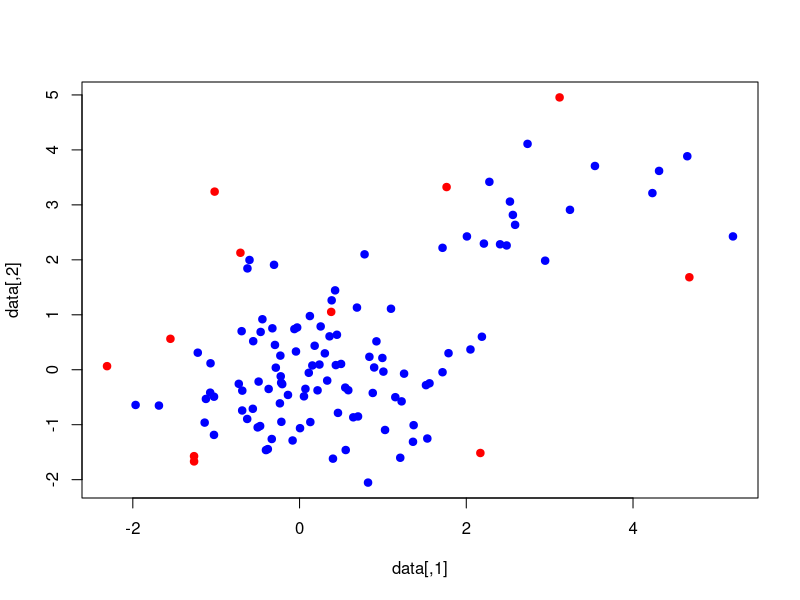
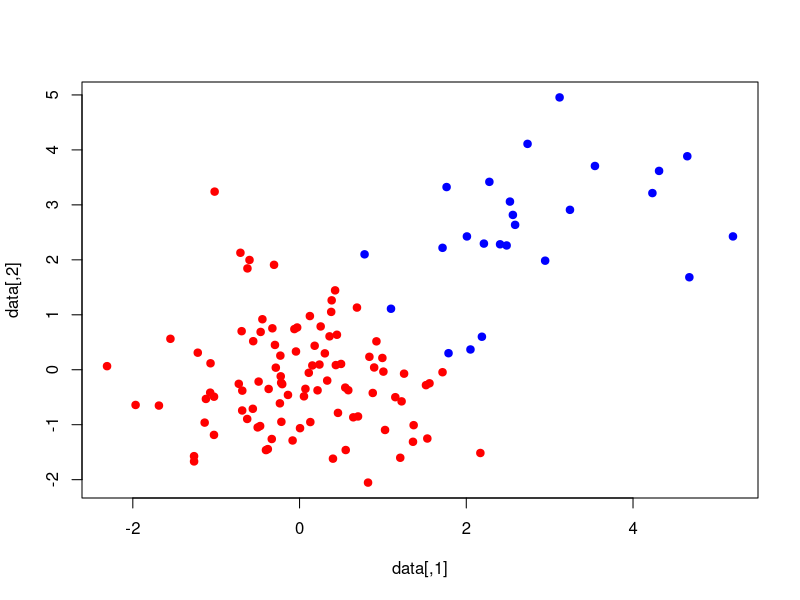
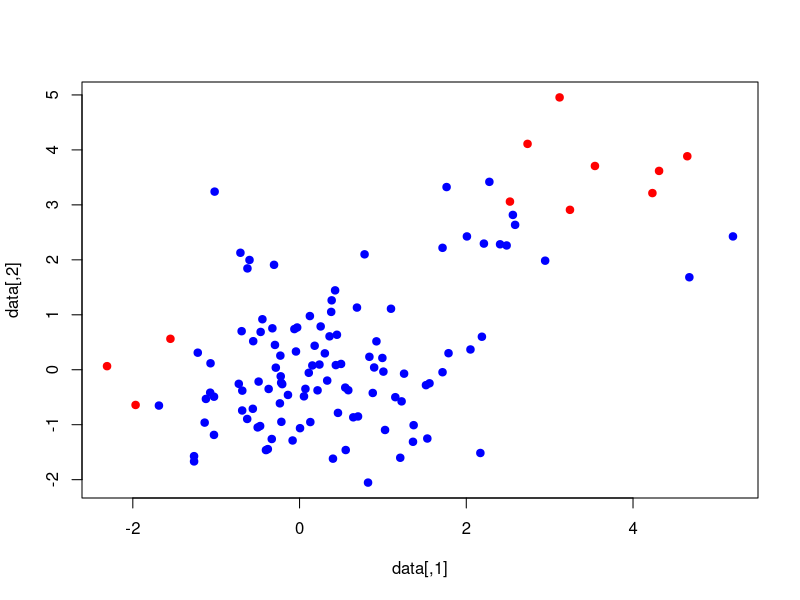
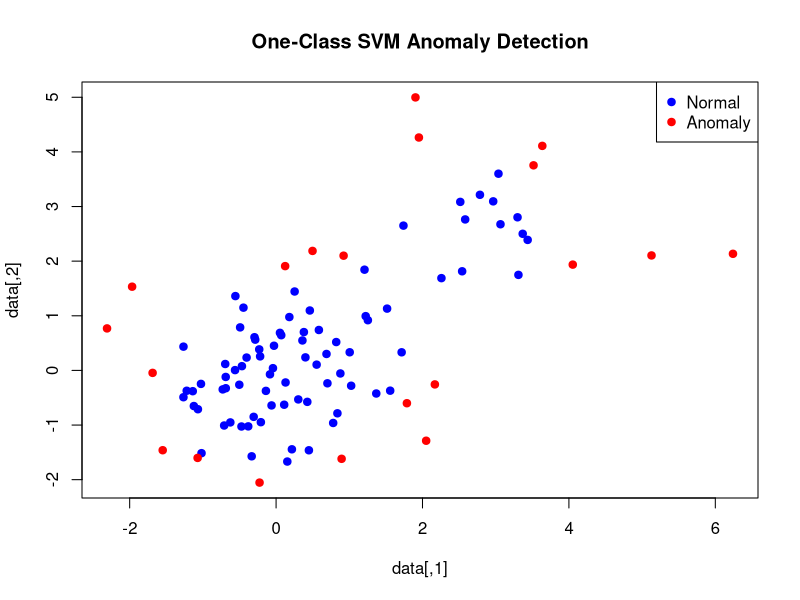
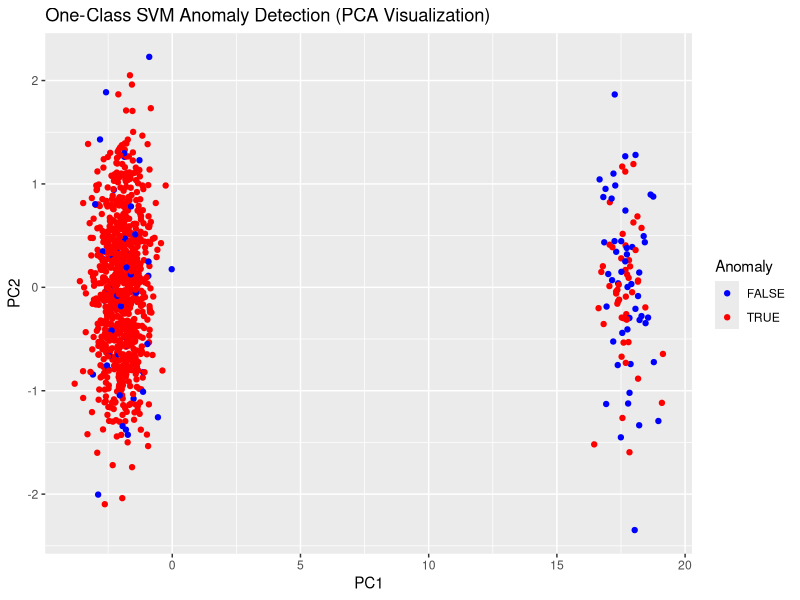

The R script that drew these images, in order:
##########################
## One-Class SVM demo   ##
##########################
# Load the necessary library
# install.packages("e1071") # if not already installed
library(e1071)

# Generate some example data with outliers
set.seed(123)
data <- matrix(rnorm(100 * 2), ncol = 2)
data <- rbind(data, matrix(rnorm(20 * 2, mean = 3), ncol = 2))

# Fit the One-Class SVM model
model_radial <- svm(data, type = 'one-classification', 
                nu = 0.1, kernel = 'radial')

# Predict anomalies
pred_radial <- predict(model_radial, data)

# Plot the results
plot(data, col = ifelse(pred_radial, 'blue', 'red'), pch = 19)

##############################
# Try different kernels
model_linear  <- svm(data, type = 'one-classification', 
                    nu = 0.1, kernel = 'linear')
model_poly    <- svm(data, type = 'one-classification', 
                    nu = 0.1, kernel = 'polynomial', degree=3)

# Predict anomalies
pred_linear <- predict(model_linear, data)
pred_poly <- predict(model_poly, data)

# Plot the results
plot(data, col = ifelse(pred_linear, 'blue', 'red'), pch = 19)
plot(data, col = ifelse(pred_poly, 'blue', 'red'), pch = 19)
###############################

# Try different nu - 20% outliers
#Generate some example data
set.seed(123)
data <- matrix(rnorm(80 * 2), ncol = 2)
data <- rbind(data, matrix(rnorm(20 * 2, mean = 3), ncol = 2))  # Add some anomalies

# Fit the One-Class SVM model with nu=0.2
model0.2 <- svm(data, type = 'one-classification', 
          nu = 0.2, kernel = 'radial')

# Predict anomalies
pred0.2 <- predict(model0.2, data)

# Plot the results
plot(data, col = ifelse(pred0.2, 'blue', 'red'), pch = 19, 
     main = 'One-Class SVM Anomaly Detection')
legend('topright', legend = c('Normal', 'Anomaly'), col = c('blue', 'red'), pch = 19)

##########################################
######################################
# One-Class SVM for high-dimensional data
################################
# Load the necessary libraries
library(e1071)
# library(caret)
library(ggplot2)

# Generate some example data
set.seed(123)
normal_data <- matrix(rnorm(900 * 50), ncol = 50)  # 900 normal samples
anomaly_data <- matrix(rnorm(100 * 50, mean = 5), ncol = 50)  # 100 anomalies with a different mean
data_big <- rbind(normal_data, anomaly_data)

# Standardize the data
data_big.s <- scale(data_big)

# Fit the One-Class SVM model
model_big.s <- svm(data_big.s, type = 'one-classification', 
                   nu = 0.1, kernel = 'radial')

# Predict anomalies
pred_big.s <- predict(model_big.s, data_big.s)

# Visualize the results using PCA for dimensionality reduction
pca_big.s <- prcomp(data_big.s)
pca_data_big.s <- data.frame(pca_big.s$x[, 1:2], Anomaly = pred_big.s)

# Plot the results
ggplot(pca_data_big.s, aes(x = PC1, y = PC2, color = Anomaly)) +
  geom_point() +
  labs(title = 'One-Class SVM Anomaly Detection (PCA Visualization)', color = 'Anomaly') +
  scale_color_manual(values = c('blue', 'red'))

